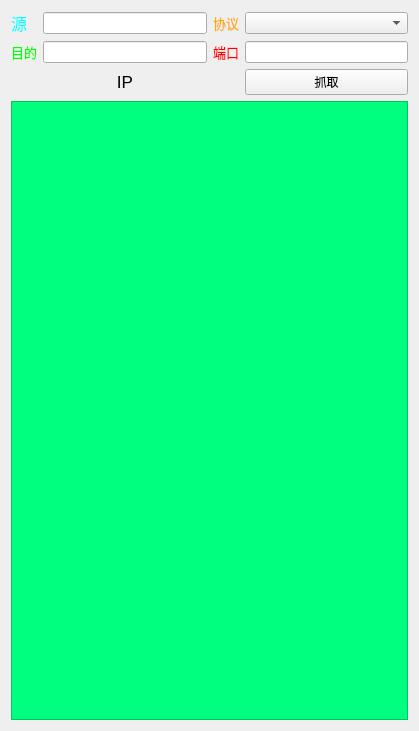
<?xml version="1.0" encoding="UTF-8"?>
<ui version="4.0">
 <class>Form</class>
 <widget class="QWidget" name="Form">
  <property name="geometry">
   <rect>
    <x>0</x>
    <y>0</y>
    <width>419</width>
    <height>731</height>
   </rect>
  </property>
  <property name="windowTitle">
   <string>抓包</string>
  </property>
  <property name="styleSheet">
   <string notr="true"/>
  </property>
  <layout class="QGridLayout" name="gridLayout">
   <item row="2" column="3">
    <widget class="QPushButton" name="startsniff">
     <property name="text">
      <string>抓取</string>
     </property>
     <property name="checkable">
      <bool>true</bool>
     </property>
     <property name="checked">
      <bool>false</bool>
     </property>
    </widget>
   </item>
   <item row="0" column="3">
    <widget class="QComboBox" name="ptcset"/>
   </item>
   <item row="1" column="2">
    <widget class="QLabel" name="label_3">
     <property name="font">
      <font>
       <pointsize>10</pointsize>
      </font>
     </property>
     <property name="styleSheet">
      <string notr="true">color: rgb(255, 0, 0);</string>
     </property>
     <property name="text">
      <string>端口</string>
     </property>
    </widget>
   </item>
   <item row="3" column="0" colspan="4">
    <widget class="QPlainTextEdit" name="output">
     <property name="styleSheet">
      <string notr="true">background-color: rgb(0, 255, 127);</string>
     </property>
     <property name="readOnly">
      <bool>true</bool>
     </property>
    </widget>
   </item>
   <item row="0" column="0">
    <widget class="QLabel" name="label">
     <property name="font">
      <font>
       <pointsize>12</pointsize>
      </font>
     </property>
     <property name="styleSheet">
      <string notr="true">color: rgb(0, 255, 255);</string>
     </property>
     <property name="text">
      <string>源</string>
     </property>
    </widget>
   </item>
   <item row="0" column="1">
    <widget class="QLineEdit" name="srcfil">
     <property name="styleSheet">
      <string notr="true"/>
     </property>
     <property name="readOnly">
      <bool>false</bool>
     </property>
     <property name="placeholderText">
      <string/>
     </property>
    </widget>
   </item>
   <item row="1" column="0">
    <widget class="QLabel" name="label_2">
     <property name="font">
      <font>
       <pointsize>10</pointsize>
      </font>
     </property>
     <property name="styleSheet">
      <string notr="true">color: rgb(0, 255, 0);</string>
     </property>
     <property name="text">
      <string>目的</string>
     </property>
    </widget>
   </item>
   <item row="2" column="1">
    <widget class="QLabel" name="selfip">
     <property name="font">
      <font>
       <pointsize>13</pointsize>
      </font>
     </property>
     <property name="text">
      <string>IP</string>
     </property>
     <property name="scaledContents">
      <bool>false</bool>
     </property>
     <property name="alignment">
      <set>Qt::AlignCenter</set>
     </property>
    </widget>
   </item>
   <item row="1" column="3">
    <widget class="QLineEdit" name="portset">
     <property name="styleSheet">
      <string notr="true"/>
     </property>
     <property name="placeholderText">
      <string/>
     </property>
    </widget>
   </item>
   <item row="1" column="1">
    <widget class="QLineEdit" name="dstfil">
     <property name="styleSheet">
      <string notr="true"/>
     </property>
     <property name="placeholderText">
      <string/>
     </property>
    </widget>
   </item>
   <item row="0" column="2">
    <widget class="QLabel" name="label_4">
     <property name="font">
      <font>
       <pointsize>10</pointsize>
      </font>
     </property>
     <property name="styleSheet">
      <string notr="true">color: rgb(255, 170, 0);</string>
     </property>
     <property name="text">
      <string>协议</string>
     </property>
    </widget>
   </item>
  </layout>
 </widget>
 <resources>
  <include location="../resource/sniffer.qrc"/>
 </resources>
 <connections/>
</ui>
